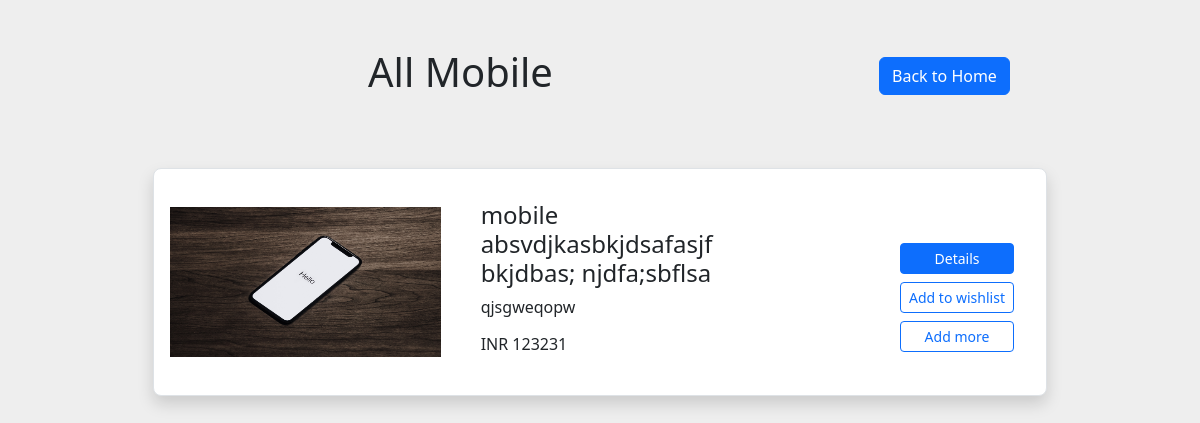
Before: /app2/viewMobile/ (signed in) with the older database file.
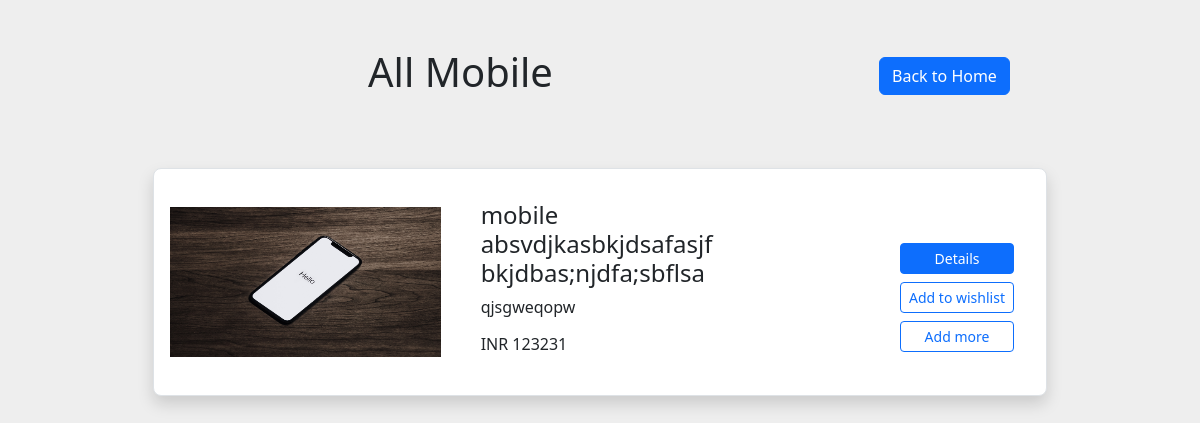
After: the same page with the newer database file.
### app2/models.py (models this page shows, shortened)
class Product(models.Model):
    user = models.ForeignKey(CustomUser, on_delete=models.CASCADE, null=True)
    name = models.CharField(max_length=255, null=True)
    product_name = models.CharField(max_length=255, null=True)
    brand_name = models.CharField(max_length=255, null=True)
    price = models.CharField(max_length=255, null=True)
    image1 = models.ImageField(upload_to='sample/', null=True, blank=True, max_length=255)
    image2 = models.ImageField(upload_to='sample/', null=True, blank=True, max_length=255)
    image3 = models.ImageField(upload_to='sample/', null=True, blank=True, max_length=255)
    description = models.TextField(max_length=255, null=True)
    category = models.CharField(max_length=255, null=True)
    stock = models.PositiveIntegerField(max_length=255, default=0)

### app2/views.py (the view)
# urls.py: path('viewMobile/',views.viewMobile,name='viewMobile'),
def viewMobile(request):
    data = Product.objects.filter(user_id=request.user.id,category='mobile')
    user= request.user
    return render(request,'products/mobile.html',{'data':data})

### template/products/mobile.html (shortened to what this page needs)
<!DOCTYPE html>
<html lang="en">
<head>
    {% load static %}
    <link href="https://cdn.jsdelivr.net/npm/bootstrap@5.3.1/dist/css/bootstrap.min.css" rel="stylesheet">
</head>
<body style="background-color: #eee;">
  <section>
    <div class="container py-5">
      <div class="pb-3 d-flex justify-content-center align-items-center">
        <div class="col-md-9 text-center">
          <h1>All Mobile</h1>
        </div>
        <div class="col-md-3 text-right">
          <a href="{% url 'Home' %}" class="btn btn-primary btn-md">Back to Home</a>
        </div>
      </div>
    </div>
{% for i in data %}
<div class="row justify-content-center mb-3">
  <div class="col-md-9 col-lg-9">
      <div class="card shadow border rounded-3">
          <div class="card-body">
              <div class="row align-items-center">
                  <div class="col-md-12 col-lg-4">
                      <div class="bg-image hover-zoom ripple rounded ripple-surface" style="height: 150px;">
                          <img src="{{ i.image1.url }}" class="w-100 h-100" alt="{{ i.product_name }}">
                      </div>
                  </div>
                  <div class="col-md-12 col-lg-4">
                      <div class="card-body">
                          <h4 class="card-title">{{ i.product_name }}</h4>
                          <p class="card-text">{{ i.description }}</p>
                          <h6>INR {{ i.price }}</h6>
                      </div>
                  </div>
                  <div class="col-md-12 col-lg-4">
                      <div class="card-body">
                          <div class="d-flex flex-column align-items-end">
                              <div class="d-flex flex-column mt-4">
                                  <a href="{% url 'mobile_details' i.id %}" class="btn btn-primary btn-sm mt-2">
                                      Details
                                  </a>
                                  <a href="#" class="btn btn-outline-primary btn-sm mt-2">
                                      Add to wishlist
                                  </a>
                                  <a href="{% url 'addmobile' i.id %}" class="btn btn-outline-primary btn-sm mt-2">
                                    Add more
                                  </a>
                              </div>
                          </div>
                      </div>
                  </div>
              </div>
          </div>
      </div>
  </div>
</div>
{% endfor %}
  </section>
</body>
</html>

Changed rows visible on the page:
changed Product "qjsgweqopw": product_name "mobile absvdjkasbkjdsafasjfbkjdbas; njdfa;sbflsa" → "mobile absvdjkasbkjdsafasjfbkjdbas;njdfa;sbflsa"
